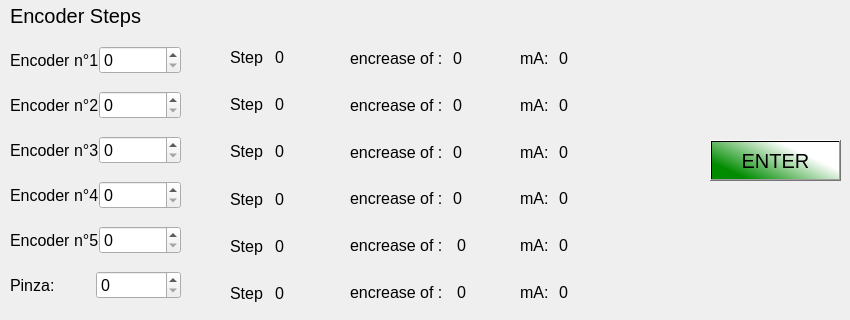
    <widget class="QWidget" name="Direct">
     <attribute name="title">
      <string>Direct  EncoderSteps</string>
     </attribute>
     <widget class="QPushButton" name="Pulsante_invio_pagina_Basics">
      <property name="geometry">
       <rect>
        <x>710</x>
        <y>140</y>
        <width>131</width>
        <height>41</height>
       </rect>
      </property>
      <property name="font">
       <font>
        <pointsize>15</pointsize>
       </font>
      </property>
      <property name="styleSheet">
       <string notr="true">background-color: qlineargradient(spread:pad, x1:0.0246305, y1:0.602273, x2:1, y2:0, stop:0 rgba(0, 139, 0, 255), stop:0.655172 rgba(255, 255, 255, 255));</string>
      </property>
      <property name="text">
       <string>ENTER</string>
      </property>
     </widget>
     <widget class="QLabel" name="Passi_encoder_scritta">
      <property name="geometry">
       <rect>
        <x>10</x>
        <y>0</y>
        <width>171</width>
        <height>31</height>
       </rect>
      </property>
      <property name="font">
       <font>
        <pointsize>15</pointsize>
       </font>
      </property>
      <property name="text">
       <string>Encoder Steps </string>
      </property>
     </widget>
     <widget class="QWidget" name="layoutWidget">
      <property name="geometry">
       <rect>
        <x>10</x>
        <y>40</y>
        <width>171</width>
        <height>271</height>
       </rect>
      </property>
      <layout class="QVBoxLayout" name="VEn_Dir">
       <property name="spacing">
        <number>11</number>
       </property>
       <item>
        <layout class="QHBoxLayout" name="Motore1">
         <property name="spacing">
          <number>0</number>
         </property>
         <property name="sizeConstraint">
          <enum>QLayout::SetDefaultConstraint</enum>
         </property>
         <item>
          <widget class="QLabel" name="Encoder1_direct">
           <property name="font">
            <font>
             <pointsize>12</pointsize>
            </font>
           </property>
           <property name="text">
            <string>Encoder n°1</string>
           </property>
           <property name="scaledContents">
            <bool>false</bool>
           </property>
          </widget>
         </item>
         <item>
          <widget class="QSpinBox" name="riferimento1_direct">
           <property name="font">
            <font>
             <pointsize>12</pointsize>
            </font>
           </property>
          </widget>
         </item>
        </layout>
       </item>
       <item>
        <layout class="QHBoxLayout" name="Motore2" stretch="0,0">
         <property name="spacing">
          <number>0</number>
         </property>
         <item>
          <widget class="QLabel" name="Encoder_direct">
           <property name="font">
            <font>
             <pointsize>12</pointsize>
            </font>
           </property>
           <property name="text">
            <string>Encoder n°2</string>
           </property>
          </widget>
         </item>
         <item>
          <widget class="QSpinBox" name="riferimento1_2_direct">
           <property name="font">
            <font>
             <pointsize>12</pointsize>
            </font>
           </property>
          </widget>
         </item>
        </layout>
       </item>
       <item>
        <layout class="QHBoxLayout" name="Motore3" stretch="0,0">
         <property name="spacing">
          <number>0</number>
         </property>
         <item>
          <widget class="QLabel" name="Encoder3_direct">
           <property name="font">
            <font>
             <pointsize>12</pointsize>
            </font>
           </property>
           <property name="text">
            <string>Encoder n°3</string>
           </property>
          </widget>
         </item>
         <item>
          <widget class="QSpinBox" name="riferimento1_3_direct">
           <property name="font">
            <font>
             <pointsize>12</pointsize>
            </font>
           </property>
          </widget>
         </item>
        </layout>
       </item>
       <item>
        <layout class="QHBoxLayout" name="Motore4" stretch="0,0">
         <property name="spacing">
          <number>0</number>
         </property>
         <item>
          <widget class="QLabel" name="Ecoder4_direct">
           <property name="font">
            <font>
             <pointsize>12</pointsize>
            </font>
           </property>
           <property name="text">
            <string>Encoder n°4</string>
           </property>
          </widget>
         </item>
         <item>
          <widget class="QSpinBox" name="riferimento1_4_direct">
           <property name="font">
            <font>
             <pointsize>12</pointsize>
            </font>
           </property>
          </widget>
         </item>
        </layout>
       </item>
       <item>
        <layout class="QHBoxLayout" name="Motore5" stretch="0,0">
         <property name="spacing">
          <number>0</number>
         </property>
         <item>
          <widget class="QLabel" name="Encoder5_direct">
           <property name="font">
            <font>
             <pointsize>12</pointsize>
            </font>
           </property>
           <property name="text">
            <string>Encoder n°5</string>
           </property>
          </widget>
         </item>
         <item>
          <widget class="QSpinBox" name="riferimento1_5_direct">
           <property name="font">
            <font>
             <pointsize>12</pointsize>
            </font>
           </property>
          </widget>
         </item>
        </layout>
       </item>
       <item>
        <layout class="QHBoxLayout" name="Motore6" stretch="0,0">
         <property name="spacing">
          <number>0</number>
         </property>
         <item>
          <widget class="QLabel" name="Encoder6_direct">
           <property name="font">
            <font>
             <pointsize>12</pointsize>
            </font>
           </property>
           <property name="text">
            <string>Pinza: </string>
           </property>
          </widget>
         </item>
         <item>
          <widget class="QSpinBox" name="riferimento1_6_direct">
           <property name="font">
            <font>
             <pointsize>12</pointsize>
            </font>
           </property>
          </widget>
         </item>
        </layout>
       </item>
      </layout>
     </widget>
     <widget class="QWidget" name="layoutWidget">
      <property name="geometry">
       <rect>
        <x>350</x>
        <y>40</y>
        <width>141</width>
        <height>271</height>
       </rect>
      </property>
      <property name="font">
       <font>
        <pointsize>15</pointsize>
       </font>
      </property>
      <layout class="QVBoxLayout" name="VEncDir">
       <property name="spacing">
        <number>10</number>
       </property>
       <item>
        <layout class="QHBoxLayout" name="horizontalLayout_9">
         <item>
          <widget class="QLabel" name="encrease1">
           <property name="font">
            <font>
             <pointsize>12</pointsize>
            </font>
           </property>
           <property name="text">
            <string>encrease of :</string>
           </property>
          </widget>
         </item>
         <item>
          <widget class="QLabel" name="encrease_value1">
           <property name="font">
            <font>
             <pointsize>12</pointsize>
            </font>
           </property>
           <property name="text">
            <string>0</string>
           </property>
          </widget>
         </item>
        </layout>
       </item>
       <item>
        <layout class="QHBoxLayout" name="horizontalLayout_14">
         <item>
          <widget class="QLabel" name="encrease2">
           <property name="font">
            <font>
             <pointsize>12</pointsize>
            </font>
           </property>
           <property name="text">
            <string>encrease of :</string>
           </property>
          </widget>
         </item>
         <item>
          <widget class="QLabel" name="encrease_value2">
           <property name="font">
            <font>
             <pointsize>12</pointsize>
            </font>
           </property>
           <property name="text">
            <string>0</string>
           </property>
          </widget>
         </item>
        </layout>
       </item>
       <item>
        <layout class="QHBoxLayout" name="horizontalLayout_15">
         <item>
          <widget class="QLabel" name="encrease3">
           <property name="font">
            <font>
             <pointsize>12</pointsize>
            </font>
           </property>
           <property name="text">
            <string>encrease of :</string>
           </property>
           <property name="indent">
            <number>-1</number>
           </property>
          </widget>
         </item>
         <item>
          <widget class="QLabel" name="encrease_value3">
           <property name="font">
            <font>
             <pointsize>12</pointsize>
            </font>
           </property>
           <property name="text">
            <string>0</string>
           </property>
          </widget>
         </item>
        </layout>
       </item>
       <item>
        <layout class="QHBoxLayout" name="horizontalLayout_16">
         <item>
          <widget class="QLabel" name="encrease4">
           <property name="font">
            <font>
             <pointsize>12</pointsize>
            </font>
           </property>
           <property name="text">
            <string>encrease of :</string>
           </property>
           <property name="scaledContents">
            <bool>false</bool>
           </property>
           <property name="margin">
            <number>0</number>
           </property>
          </widget>
         </item>
         <item>
          <widget class="QLabel" name="encrease_value4">
           <property name="font">
            <font>
             <pointsize>12</pointsize>
            </font>
           </property>
           <property name="text">
            <string>0</string>
           </property>
          </widget>
         </item>
        </layout>
       </item>
       <item>
        <layout class="QHBoxLayout" name="horizontalLayout_17">
         <item>
          <widget class="QLabel" name="encrease5">
           <property name="font">
            <font>
             <pointsize>12</pointsize>
            </font>
           </property>
           <property name="text">
            <string>encrease of : </string>
           </property>
          </widget>
         </item>
         <item>
          <widget class="QLabel" name="encrease_value5">
           <property name="font">
            <font>
             <pointsize>12</pointsize>
            </font>
           </property>
           <property name="text">
            <string>0</string>
           </property>
          </widget>
         </item>
        </layout>
       </item>
       <item>
        <layout class="QHBoxLayout" name="horizontalLayout_18">
         <item>
          <widget class="QLabel" name="encrease6">
           <property name="font">
            <font>
             <pointsize>12</pointsize>
            </font>
           </property>
           <property name="text">
            <string>encrease of : </string>
           </property>
          </widget>
         </item>
         <item>
          <widget class="QLabel" name="encrease_value6">
           <property name="font">
            <font>
             <pointsize>12</pointsize>
            </font>
           </property>
           <property name="text">
            <string>0</string>
           </property>
          </widget>
         </item>
        </layout>
       </item>
      </layout>
     </widget>
     <widget class="QWidget" name="layoutWidget">
      <property name="geometry">
       <rect>
        <x>230</x>
        <y>40</y>
        <width>111</width>
        <height>271</height>
       </rect>
      </property>
      <property name="font">
       <font>
        <pointsize>15</pointsize>
       </font>
      </property>
      <layout class="QVBoxLayout" name="VStepDir">
       <property name="spacing">
        <number>12</number>
       </property>
       <item>
        <layout class="QHBoxLayout" name="horizontalLayout_25">
         <item>
          <widget class="QLabel" name="Step1_direct">
           <property name="sizePolicy">
            <sizepolicy hsizetype="Fixed" vsizetype="Preferred">
             <horstretch>0</horstretch>
             <verstretch>0</verstretch>
            </sizepolicy>
           </property>
           <property name="font">
            <font>
             <pointsize>12</pointsize>
            </font>
           </property>
           <property name="text">
            <string>Step</string>
           </property>
          </widget>
         </item>
         <item>
          <widget class="QLabel" name="passi1_direct">
           <property name="font">
            <font>
             <pointsize>12</pointsize>
            </font>
           </property>
           <property name="text">
            <string>0</string>
           </property>
          </widget>
         </item>
        </layout>
       </item>
       <item>
        <layout class="QHBoxLayout" name="horizontalLayout_26">
         <item>
          <widget class="QLabel" name="Step2_direct">
           <property name="sizePolicy">
            <sizepolicy hsizetype="Fixed" vsizetype="Preferred">
             <horstretch>0</horstretch>
             <verstretch>0</verstretch>
            </sizepolicy>
           </property>
           <property name="font">
            <font>
             <pointsize>12</pointsize>
            </font>
           </property>
           <property name="text">
            <string>Step</string>
           </property>
          </widget>
         </item>
         <item>
          <widget class="QLabel" name="passi1_2_direct">
           <property name="font">
            <font>
             <pointsize>12</pointsize>
            </font>
           </property>
           <property name="text">
            <string>0</string>
           </property>
          </widget>
         </item>
        </layout>
       </item>
       <item>
        <layout class="QHBoxLayout" name="horizontalLayout_27">
         <item>
          <widget class="QLabel" name="Step3_direct">
           <property name="sizePolicy">
            <sizepolicy hsizetype="Fixed" vsizetype="Preferred">
             <horstretch>0</horstretch>
             <verstretch>0</verstretch>
            </sizepolicy>
           </property>
           <property name="font">
            <font>
             <pointsize>12</pointsize>
            </font>
           </property>
           <property name="text">
            <string>Step</string>
           </property>
          </widget>
         </item>
         <item>
          <widget class="QLabel" name="passi1_3_direct">
           <property name="font">
            <font>
             <pointsize>12</pointsize>
            </font>
           </property>
           <property name="text">
            <string>0</string>
           </property>
          </widget>
         </item>
        </layout>
       </item>
       <item>
        <layout class="QHBoxLayout" name="horizontalLayout_28">
         <item>
          <widget class="QLabel" name="Step4_direct">
           <property name="sizePolicy">
            <sizepolicy hsizetype="Fixed" vsizetype="Preferred">
             <horstretch>0</horstretch>
             <verstretch>0</verstretch>
            </sizepolicy>
           </property>
           <property name="font">
            <font>
             <pointsize>12</pointsize>
            </font>
           </property>
           <property name="text">
            <string>Step</string>
           </property>
          </widget>
         </item>
         <item>
          <widget class="QLabel" name="passi1_4_direct">
           <property name="font">
            <font>
             <pointsize>12</pointsize>
            </font>
           </property>
           <property name="text">
            <string>0</string>
           </property>
          </widget>
         </item>
        </layout>
       </item>
       <item>
        <layout class="QHBoxLayout" name="horizontalLayout_29">
         <item>
          <widget class="QLabel" name="Step5_direct">
           <property name="sizePolicy">
            <sizepolicy hsizetype="Fixed" vsizetype="Preferred">
             <horstretch>0</horstretch>
             <verstretch>0</verstretch>
            </sizepolicy>
           </property>
           <property name="font">
            <font>
             <pointsize>12</pointsize>
            </font>
           </property>
           <property name="text">
            <string>Step</string>
           </property>
          </widget>
         </item>
         <item>
          <widget class="QLabel" name="passi1_5_direct">
           <property name="font">
            <font>
             <pointsize>12</pointsize>
            </font>
           </property>
           <property name="text">
            <string>0</string>
           </property>
          </widget>
         </item>
        </layout>
       </item>
       <item>
        <layout class="QHBoxLayout" name="horizontalLayout_30">
         <item>
          <widget class="QLabel" name="Step6_direct">
           <property name="sizePolicy">
            <sizepolicy hsizetype="Fixed" vsizetype="Preferred">
             <horstretch>0</horstretch>
             <verstretch>0</verstretch>
            </sizepolicy>
           </property>
           <property name="font">
            <font>
             <pointsize>12</pointsize>
            </font>
           </property>
           <property name="text">
            <string>Step</string>
           </property>
          </widget>
         </item>
         <item>
          <widget class="QLabel" name="passi1_6_direct">
           <property name="font">
            <font>
             <pointsize>12</pointsize>
            </font>
           </property>
           <property name="text">
            <string>0</string>
           </property>
          </widget>
         </item>
        </layout>
       </item>
      </layout>
     </widget>
     <widget class="QWidget" name="layoutWidget_5">
      <property name="geometry">
       <rect>
        <x>520</x>
        <y>40</y>
        <width>121</width>
        <height>271</height>
       </rect>
      </property>
      <property name="font">
       <font>
        <pointsize>15</pointsize>
       </font>
      </property>
      <layout class="QVBoxLayout" name="VmADir_2">
       <property name="spacing">
        <number>10</number>
       </property>
       <item>
        <layout class="QHBoxLayout" name="horizontalLayout_37">
         <item>
          <widget class="QLabel" name="ma1">
           <property name="enabled">
            <bool>true</bool>
           </property>
           <property name="sizePolicy">
            <sizepolicy hsizetype="Fixed" vsizetype="Preferred">
             <horstretch>0</horstretch>
             <verstretch>0</verstretch>
            </sizepolicy>
           </property>
           <property name="font">
            <font>
             <pointsize>12</pointsize>
            </font>
           </property>
           <property name="text">
            <string>mA:</string>
           </property>
          </widget>
         </item>
         <item>
          <widget class="QLabel" name="ma1_value">
           <property name="font">
            <font>
             <pointsize>12</pointsize>
            </font>
           </property>
           <property name="text">
            <string>0</string>
           </property>
          </widget>
         </item>
        </layout>
       </item>
       <item>
        <layout class="QHBoxLayout" name="horizontalLayout_38">
         <item>
          <widget class="QLabel" name="ma2">
           <property name="enabled">
            <bool>true</bool>
           </property>
           <property name="sizePolicy">
            <sizepolicy hsizetype="Fixed" vsizetype="Preferred">
             <horstretch>0</horstretch>
             <verstretch>0</verstretch>
            </sizepolicy>
           </property>
           <property name="font">
            <font>
             <pointsize>12</pointsize>
            </font>
           </property>
           <property name="text">
            <string>mA:</string>
           </property>
          </widget>
         </item>
         <item>
          <widget class="QLabel" name="ma2_value">
           <property name="font">
            <font>
             <pointsize>12</pointsize>
            </font>
           </property>
           <property name="text">
            <string>0</string>
           </property>
          </widget>
         </item>
        </layout>
       </item>
       <item>
        <layout class="QHBoxLayout" name="horizontalLayout_39">
         <item>
          <widget class="QLabel" name="ma3">
           <property name="sizePolicy">
            <sizepolicy hsizetype="Fixed" vsizetype="Preferred">
             <horstretch>0</horstretch>
             <verstretch>0</verstretch>
            </sizepolicy>
           </property>
           <property name="font">
            <font>
             <pointsize>12</pointsize>
            </font>
           </property>
           <property name="text">
            <string>mA:</string>
           </property>
          </widget>
         </item>
         <item>
          <widget class="QLabel" name="ma3_value">
           <property name="font">
            <font>
             <pointsize>12</pointsize>
            </font>
           </property>
           <property name="text">
            <string>0</string>
           </property>
          </widget>
         </item>
        </layout>
       </item>
       <item>
        <layout class="QHBoxLayout" name="horizontalLayout_40">
         <item>
          <widget class="QLabel" name="ma4">
           <property name="sizePolicy">
            <sizepolicy hsizetype="Fixed" vsizetype="Preferred">
             <horstretch>0</horstretch>
             <verstretch>0</verstretch>
            </sizepolicy>
           </property>
           <property name="font">
            <font>
             <pointsize>12</pointsize>
            </font>
           </property>
           <property name="text">
            <string>mA:</string>
           </property>
          </widget>
         </item>
         <item>
          <widget class="QLabel" name="ma4_value">
           <property name="font">
            <font>
             <pointsize>12</pointsize>
            </font>
           </property>
           <property name="text">
            <string>0</string>
           </property>
          </widget>
         </item>
        </layout>
       </item>
       <item>
        <layout class="QHBoxLayout" name="horizontalLayout_41">
         <item>
          <widget class="QLabel" name="ma5">
           <property name="sizePolicy">
            <sizepolicy hsizetype="Fixed" vsizetype="Preferred">
             <horstretch>0</horstretch>
             <verstretch>0</verstretch>
            </sizepolicy>
           </property>
           <property name="font">
            <font>
             <pointsize>12</pointsize>
            </font>
           </property>
           <property name="text">
            <string>mA:</string>
           </property>
          </widget>
         </item>
         <item>
          <widget class="QLabel" name="ma5_value">
           <property name="font">
            <font>
             <pointsize>12</pointsize>
            </font>
           </property>
           <property name="text">
            <string>0</string>
           </property>
          </widget>
         </item>
        </layout>
       </item>
       <item>
        <layout class="QHBoxLayout" name="horizontalLayout_42">
         <item>
          <widget class="QLabel" name="ma6">
           <property name="sizePolicy">
            <sizepolicy hsizetype="Fixed" vsizetype="Preferred">
             <horstretch>0</horstretch>
             <verstretch>0</verstretch>
            </sizepolicy>
           </property>
           <property name="font">
            <font>
             <pointsize>12</pointsize>
            </font>
           </property>
           <property name="text">
            <string>mA:</string>
           </property>
          </widget>
         </item>
         <item>
          <widget class="QLabel" name="ma6_value">
           <property name="font">
            <font>
             <pointsize>12</pointsize>
            </font>
           </property>
           <property name="text">
            <string>0</string>
           </property>
          </widget>
         </item>
        </layout>
       </item>
      </layout>
     </widget>
    </widget>
